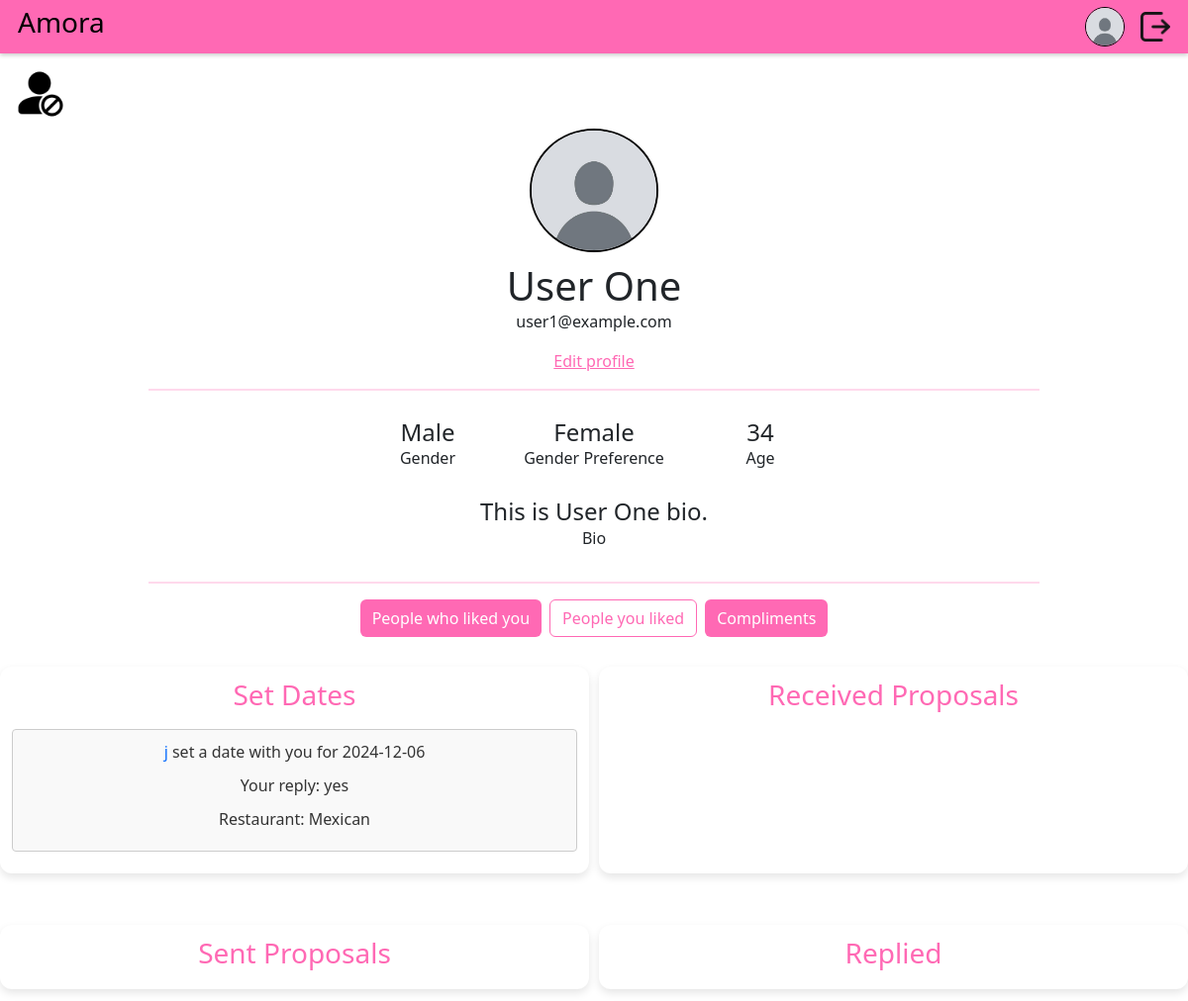
The page /profile/1 (signed in) on the database as committed earlier.
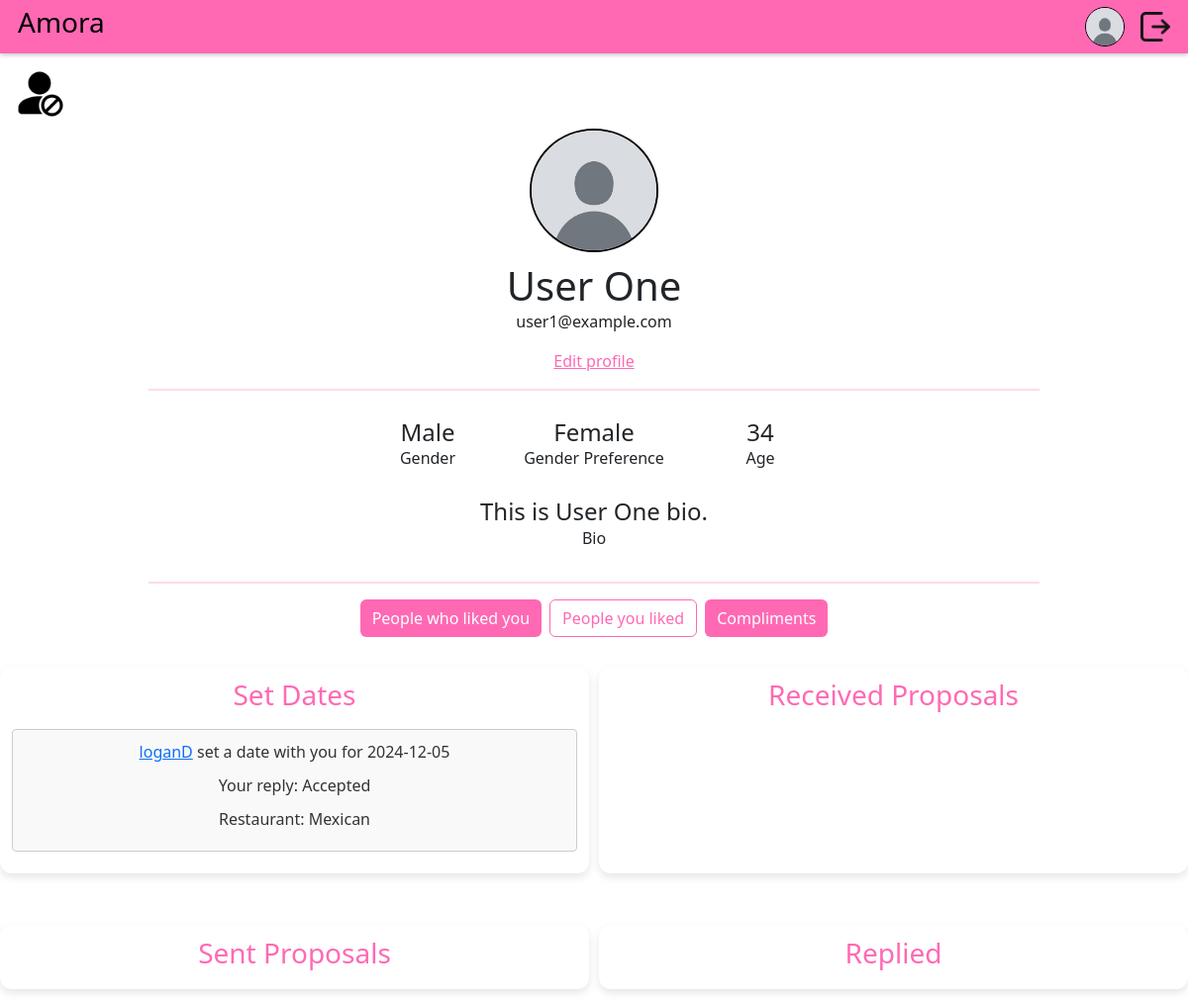
The same page on the database as committed later.
### DatingApp/model.py (models this page shows)
class Profile(db.Model):
    id: Mapped[int] = mapped_column(primary_key=True)
    user_id: Mapped[int] = mapped_column(ForeignKey("user.id"), unique=True)
    user: Mapped["User"] = relationship(
        back_populates="profile",
        single_parent=True,
    )
    fullname: Mapped[str] = mapped_column(String(128))
    bio: Mapped[Optional[str]] = mapped_column(Text)
    instagram_username: Mapped[Optional[str]] = mapped_column(String(64))
    birth_year: Mapped[Optional[int]] = mapped_column(Integer)
    age_minimum: Mapped[Optional[int]] = mapped_column(Integer)
    age_maximum: Mapped[Optional[int]] = mapped_column(Integer)
    gender: Mapped[Optional[str]] = mapped_column(String(16))
    genderPreference: Mapped[Optional[str]] = mapped_column(String(16))
    photo_id: Mapped[Optional[int]] = mapped_column(ForeignKey("photo.id"))
    photo: Mapped[Optional["Photo"]] = relationship(back_populates="profile")

class User(flask_login.UserMixin, db.Model):
    id: Mapped[int] = mapped_column(primary_key=True)
    email: Mapped[str] = mapped_column(String(128), unique=True)
    username: Mapped[str] = mapped_column(String(64))
    password: Mapped[str] = mapped_column(String(256))
    profile: Mapped["Profile"] = relationship(back_populates="user")
    liking: Mapped[List["User"]] = relationship(
        secondary=LikingAssociation.__table__,
        primaryjoin=LikingAssociation.liker_id == id,
        secondaryjoin=LikingAssociation.liked_id == id,
        back_populates="likers",
    )
    likers: Mapped[List["User"]] = relationship(
        secondary=LikingAssociation.__table__,
        primaryjoin=LikingAssociation.liked_id == id,
        secondaryjoin=LikingAssociation.liker_id == id,
        back_populates="liking",
    )
    blocking: Mapped[List["User"]] = relationship(
        secondary=BlockingAssociation.__table__,
        primaryjoin=BlockingAssociation.blocker_id == id,
        secondaryjoin=BlockingAssociation.blocked_id == id,
        back_populates="blockers",
    )
    blockers: Mapped[List["User"]] = relationship(
        secondary=BlockingAssociation.__table__,
        primaryjoin=BlockingAssociation.blocked_id == id,
        secondaryjoin=BlockingAssociation.blocker_id == id,
        back_populates="blocking",
    )
    sent_proposals: Mapped[List["DateProposal"]] = relationship(
        back_populates="proposer", foreign_keys="DateProposal.proposer_id"
    )
    received_proposals: Mapped[List["DateProposal"]] = relationship(
        back_populates="recipient", foreign_keys="DateProposal.recipient_id"
    )
    sent_compliments: Mapped[List["Compliments"]] = relationship(
        back_populates="sender", foreign_keys="Compliments.sender_id"
    )
    received_compliments: Mapped[List["Compliments"]] = relationship(
        back_populates="recipient", foreign_keys="Compliments.recipient_id"
    )

class DateProposal(db.Model):
    id: Mapped[int] = mapped_column(primary_key=True)
    proposer_id: Mapped[int] = mapped_column(ForeignKey("user.id"))
    proposer: Mapped["User"] = relationship(
        foreign_keys=[proposer_id], back_populates="sent_proposals"
    )
    recipient_id: Mapped[int] = mapped_column(ForeignKey("user.id"))
    recipient: Mapped["User"] = relationship(
        foreign_keys=[recipient_id], back_populates="received_proposals"
    )
    created_time: Mapped[datetime.datetime] = mapped_column(DateTime(timezone=True))
    response_time: Mapped[datetime.datetime] = mapped_column(DateTime(timezone=True), nullable=True)
    proposed_day: Mapped[datetime.datetime] = mapped_column(DateTime(timezone=True))
    restaurant_type: Mapped[Optional[Restaurant]] = mapped_column(String(16))
    status: Mapped[ProposalStatus] = mapped_column(String(16))
    proposingMessage: Mapped[Optional[str]] = mapped_column(Text, nullable=True)
    replyMessage: Mapped[Optional[str]] = mapped_column(Text, nullable=True)

### DatingApp/main.py (the view)
@bp.route("/profile/<int:user_id>")
@flask_login.login_required
def profile(user_id):
    curUser = flask_login.current_user
    user = db.session.get(model.User, user_id)
    if curUser.id == user.id:
        like_button = None
    elif user in curUser.liking:
        like_button = "unlike"
    else:
        like_button = "like"
    if curUser.id == user.id:
        block_button = None
    elif user in curUser.blocking:
        block_button = "unblock"
    else:
        block_button = "block"
    received_proposals = (
        DateProposal.query.filter(
            DateProposal.recipient_id == user.id,
        ).all()
        if curUser.id == user.id else []
    )
    sent_proposals = DateProposal.query.filter_by(proposer_id=curUser.id).all()
    set_dates = DateProposal.query.filter(
        db.or_(
            DateProposal.recipient_id == user.id,
            DateProposal.proposer_id == user.id,
            DateProposal.proposed_day >= datetime.now()
        ),
        DateProposal.status == model.ProposalStatus.accepted.value
    ).all()
    reschedule_or_rejected_requested = (
        DateProposal.query.filter(
            DateProposal.proposer_id == user.id,
            db.or_(
                DateProposal.status == model.ProposalStatus.reschedule.value,
                DateProposal.status == model.ProposalStatus.rejected.value
            )
        ).all()
    ) if curUser.id == user.id else []
    current_year = datetime.now().year
    compliments = model.Compliments.query.filter_by(recipient_id=user.id).all()
    complimentsFiltered = [compliment for compliment in compliments if compliment.sender not in user.blocking]
    return render_template("main/profile.html", user=user, curUser=curUser, like_button=like_button, block_button=block_button,
                           current_year=current_year, received_proposals=received_proposals,
                           sent_proposals=sent_proposals, set_dates=set_dates, reschedule_or_rejected_requested=reschedule_or_rejected_requested,
                           compliments=complimentsFiltered)

### DatingApp/__init__.py (called while the page is built)
def create_app(test_config=None):
    app = Flask(__name__)
    app.config["SECRET_KEY"] = "93220d9b340cf9a6c39bac99cce7daf220167498f91fa"
    app.config["SQLALCHEMY_DATABASE_URI"] = "sqlite:///DatingApp.db"
    login_manager = LoginManager()
    login_manager.login_view = 'auth.login'
    login_manager.init_app(app)
    from . import model
    @login_manager.user_loader
    def load_user(user_id):
        return db.session.get(model.User, int(user_id))
    db.init_app(app)
    from . import main
    from . import auth
    app.register_blueprint(main.bp)
    app.register_blueprint(auth.bp)
    return app

### DatingApp/templates/main/profile.html (shortened to what this page needs)
{% extends 'base.html' %}
{% block content %}
<div class="mt-3 ms-3" style="display: flex; justify-content: flex-start">
    {% if current_user.id == user.id %}
    <button id="blockedBtn" style="background: none; border: none; padding: 0; cursor: pointer;">
        <img src="{{ url_for('static', filename='blockedUsers.png') }}" alt="Blocked photo" style="width: 50px; height: 50px;">
    </button>
    {%endif%}
</div>
<div class="profileContainer">
    <div class="pfp">
        {% if user.profile.photo %}
            <img src="{{ url_for('static', filename='photos/photo-' ~ user.profile.photo.id ~ '.' ~ user.profile.photo.file_extension) }}" alt="Profile photo">
        {% else %}
            <img src="{{ url_for('static', filename='photos/defaultPfp.jpg') }}" alt="Default profile photo">
        {% endif %}
    </div>
    <h1 style="margin-bottom: 0px">{{user.profile.fullname}}</h1>
    <p style="margin-top: 0px">{{user.email}}</p>
    {% if current_user.id == user.id %}
        <a href="{{ url_for('main.editProfile') }}" style="color: #ff69b4" class="button">Edit profile</a>
    {% endif %}
    <hr style="border: 1px solid ; color:#ff69b4; width: 75%">
    <div class="profileElements">
            <div style="display: flex; flex-direction: column; text-align: center; width: 30%">
                <h4 style="margin-bottom: 0; text-align: center">
                    {%if user.profile.gender== "male" %} Male
                    {%else%} Female
                    {%endif%}
                </h4>
                <p>Gender</p>
            </div>
        <div style="display: flex; flex-direction: column; text-align: center; width: 30%">
            <h4 style="margin-bottom: 0; text-align: center">
                {%if user.profile.genderPreference== "male" %} Male
                    {%else%} Female
                    {%endif%}
            </h4>
            <p>
                Gender Preference
            </p>
        </div>
        <div style="display: flex; flex-direction: column; text-align: center; width: 30%">
            <h4 style="margin-bottom: 0; text-align: center">{{ current_year - user.profile.birth_year }}</h4>
            <p>
                Age
            </p>
        </div>
    </div>
    <div style="display: flex; flex-direction: column; width: 75%">
        <h4 style="margin-bottom: 0; word-break: break-word; text-align: center">{{user.profile.bio}}</h4>
        <p style="text-align: center">Bio</p>
    </div>
    <hr style="border: 1px solid ; color:#ff69b4; width: 75%">
</div>
{% if user.id == current_user.id %}
    <div style="display: flex; justify-content: center">
        <button id="likersBtn" class="btn btn-primary me-2" style="background-color: #ff69b4; border: none">People who liked you</button>
        <button id="likedBtn" class="btn btn-outline-primary">People you liked</button>
        <button id="complimentBtn" class="btn btn-primary ms-2" style="background-color: #ff69b4; border: none">Compliments</button>
    </div>
    <div class = "proposal-wrapper">
        <div class = "proposal-section">
            <h3> Set Dates</h3>
            {% for date in set_dates %}
                <div class="proposal">
                    {% if date.proposer.id == current_user.id %}
                        <p>Set a date with <a href="{{ url_for('main.profile', user_id=date.recipient.id) }}">{{ date.recipient.username }}</a> for {{ date.proposed_day.strftime('%Y-%m-%d') }}</p>
                        {% if date.replyMessage %}
                            <p>They replied: {{ date.replyMessage }}</p>
                        {% endif %}
                        {% if date.restaurant_type %}
                            <p>Restaurant:
                                {% if date.restaurant_type == '0' %} Mexican
                                {% elif date.restaurant_type == '1' %} Italian
                                {% elif date.restaurant_type == '2' %} Chinese
                                {% elif date.restaurant_type == '3' %} Japanese
                                {% elif date.restaurant_type == '4' %} Indian
                                {% elif date.restaurant_type == '5' %} Thai
                                {% endif %}
                            </p>
                        {% endif %}
                    {% else %}
                        <p> <a href="{{ url_for('main.profile', user_id=date.proposer.id) }}">{{ date.proposer.username }}</a> set a date with you for {{ date.proposed_day.strftime('%Y-%m-%d')}}</p>
                        {%if date.replyMessage %}
                        <p>Your reply: {{date.replyMessage}}</p>
                        {% endif %}
                        {% if date.restaurant_type %}
                            <p>Restaurant:
                                {% if date.restaurant_type == '0' %} Mexican
                                {% elif date.restaurant_type == '1' %} Italian
                                {% elif date.restaurant_type == '2' %} Chinese
                                {% elif date.restaurant_type == '3' %} Japanese
                                {% elif date.restaurant_type == '4' %} Indian
                                {% elif date.restaurant_type == '5' %} Thai
                                {% endif %}
                            </p>
                        {% endif %}
                    {% endif %}
                </div>
            {% endfor %}
        </div>
        <div class = "proposal-section">
            <h3>Received Proposals</h3>
        </div>
        <div class="proposal-section">
            <h3>Sent Proposals</h3>
        </div>
        <div class="proposal-section">
            <h3>Replied</h3>
        </div>
    </div>
{% endif %}
{% endblock %}

### DatingApp/templates/base.html (shortened to what this page needs)
<!DOCTYPE html>
<html>
    <head>
        <link rel="stylesheet"
              href="{{ url_for('static', filename='DatingApp.css') }}">
        <link href="https://cdn.jsdelivr.net/npm/bootstrap@5.3.3/dist/css/bootstrap.min.css" rel="stylesheet">
    </head>
    <body>
        <header>
            <div class="appHeader">
                    {% if current_user.is_authenticated%}
                    <button type="button" onclick="window.location.href='{{ url_for('main.index') }}'" style="background: none; border: none; padding: 0; font-size: inherit; cursor: pointer;">
                        <h3>Amora</h3>
                    </button>
                    {% else %}
                    <button type="button" style="background: none; border: none; padding: 0; font-size: inherit; cursor: pointer;">
                        <h3>Amora</h3>
                    </button>
                    {% endif %}
                    {% if current_user.is_authenticated: %}
                    <div style="display: flex">
                        <a href="{{ url_for('main.profile', user_id=current_user.id)}}">
                            <div class="me-2">
                                {% if current_user.profile.photo %}
                                    <img src="{{ url_for('static', filename='photos/photo-' ~ current_user.profile.photo.id ~ '.' ~ current_user.profile.photo.file_extension) }}" alt="Profile photo" class="pfpSmall">
                                {% else %}
                                    <img src="{{ url_for('static', filename='photos/defaultPfp.jpg') }}" alt="Default profile photo" class="pfpSmall">
                                {% endif %}
                            </div>
                        </a>
                        <button class="ms-2" id="logOutBtn" style="background: none; border: none; padding: 0; cursor: pointer;">
                            <img src="{{ url_for('static', filename='logOut.png') }}" alt="Log Out photo" style="width: 30px; height: 30px;">
                        </button>
                    </div>
                    {% endif %}
            </div>
        </header>
        <section class="content">
            {% block content %}{% endblock %}
        </section>
    </body>
</html>

### DatingApp/static/DatingApp.css (style rules this page uses)
body { background: #f2f3f5; }
.appHeader { display: flex; flex-direction: row; justify-content: space-between; align-items: center; background-color: #ff69b4; box-shadow: 0 2px 4px 0 rgba(0,0,0,0.2); padding: 0.5% 1.5%; }
.profileContainer { display: flex; align-items: center; flex-direction: column; }
.profileElements { display: flex; flex-direction: row; justify-content: space-between; width: 40%; margin: 1% 1%; }
.pfp { display: flex; justify-content: center; align-items: center; margin: 10px; width: 130px; height: 125px; }
.pfp img { border-radius: 50%; width: 100%; height: 100%; object-fit: cover; border: 2px solid #000; }
.pfpSmall { width: 40px; height: 40px; border-radius: 50%; object-fit: cover; border: 1.5px solid #000; }
.proposal { display: flex; flex-direction: column; margin: 10px 0; padding: 10px; border: 1px solid #ccc; border-radius: 4px; background-color: #f9f9f9; min-width: 100%; align-items: center; }
.proposal p { margin: 0 0 10px 0; color: #333; text-align: center; }
.proposal-wrapper { display: grid; grid-template-columns: repeat(2, 1fr); gap: 10px; }
.proposal-wrapper h3 { color: #ff69b4; text-align: center; }
.proposal-section { display: flex; flex-direction: column; width: 100%; margin: 2% auto; padding: 2%; background-color: white; border-radius: 12px; box-shadow: 0 4px 8px rgba(0, 0, 0, 0.1); align-items: center; margin-top: 5%; max-height: 50vh; overflow-y: scroll; }
.proposal-section .proposal p { margin: 0 0 10px 0; color: #333; }
#likedBtn { color: #ff69b4; cursor: pointer; border-color: #ff69b4; }

Rows that differ between the two databases and show on the page:
removed DateProposal: proposer.username "j", proposed_day "2024-12-06", replyMessage "yes", shows "Restaurant:", restaurant_type "Mexican"
now on this page (row edited): DateProposal: proposer.username "loganD", proposed_day "2024-12-05", replyMessage "Accepted", shows "Restaurant:", restaurant_type "Mexican"
